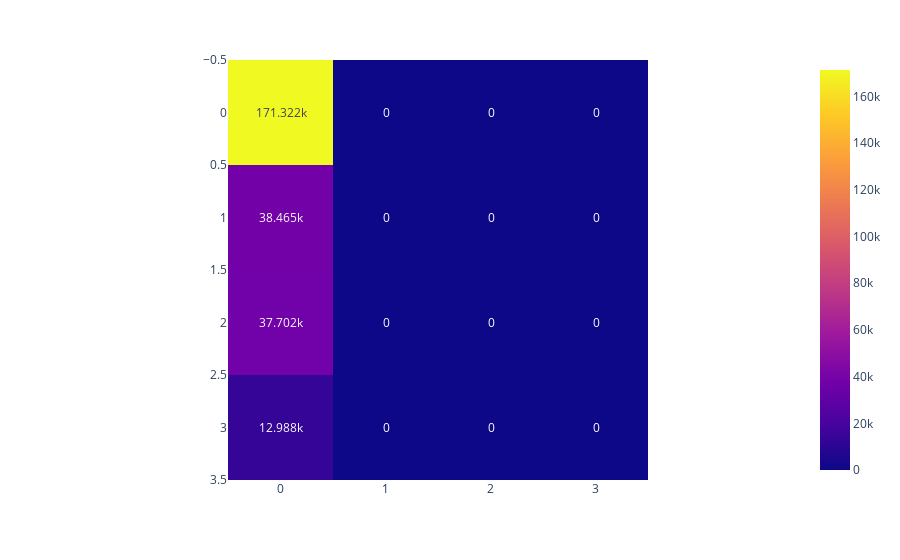

Source (notebook cell):
### Code cell
from sklearn.metrics import accuracy_score, recall_score, f1_score, confusion_matrix

from sklearn.model_selection import train_test_split

from sklearn.dummy import DummyClassifier
from sklearn.neighbors import KNeighborsClassifier
from sklearn.svm import SVC
from sklearn.gaussian_process import GaussianProcessClassifier
from sklearn.tree import DecisionTreeClassifier
from sklearn.ensemble import RandomForestClassifier
from sklearn.naive_bayes import GaussianNB
from sklearn.neural_network import MLPClassifier

import plotly.express as px

X_train, X_test, y_train, y_test = train_test_split(
    X, y, test_size=0.4, random_state=42
)


models = {
    "Dummy": DummyClassifier(),
    "KNN": KNeighborsClassifier(),
    # "SVM" : SVC(verbose=True),
    "Tree": DecisionTreeClassifier(),
    "Random Forest": RandomForestClassifier(verbose=True),
    "Naive Bayes": GaussianNB(),
    "MLP": MLPClassifier(verbose=True)

}

for name, model in models.items():

    print(name)
    print("training")
    model.fit(X_train, y_train)
    print("predict")
    prediction = model.predict(X_test)
    print("Done")
    recall = recall_score(y_test, prediction, average="macro")
    accuracy = accuracy_score(y_test, prediction)
    f1 = f1_score(y_test, prediction, average="macro")

    print(
        "Model trained, test scores : \n recall = {} \n accuracy = {} \n f1 = {}".format(
            recall, accuracy, f1)
    )

    fig = px.imshow(confusion_matrix(y_test, prediction), text_auto=True)
    fig.show()

### Figure 1 — Plotly figure (JSON) as saved in the notebook; plotly's stock layout.template omitted (floating-point values rounded to 4 significant figures)
{"data": [{"coloraxis": "coloraxis", "hovertemplate": "x: %{x}<br>y: %{y}<br>color: %{z}<extra></extra>", "name": "0", "texttemplate": "%{z}", "type": "heatmap", "xaxis": "x", "yaxis": "y", "z": [[171322, 0, 0, 0], [38465, 0, 0, 0], [37702, 0, 0, 0], [12988, 0, 0, 0]]}], "layout": {"coloraxis": {"colorscale": [[0, "#0d0887"], [0.1111, "#46039f"], [0.2222, "#7201a8"], [0.3333, "#9c179e"], [0.4444, "#bd3786"], [0.5556, "#d8576b"], [0.6667, "#ed7953"], [0.7778, "#fb9f3a"], [0.8889, "#fdca26"], [1, "#f0f921"]]}, "margin": {"t": 60}, "xaxis": {"anchor": "y", "constrain": "domain", "domain": [0, 1], "scaleanchor": "y"}, "yaxis": {"anchor": "x", "autorange": "reversed", "constrain": "domain", "domain": [0, 1]}}}
